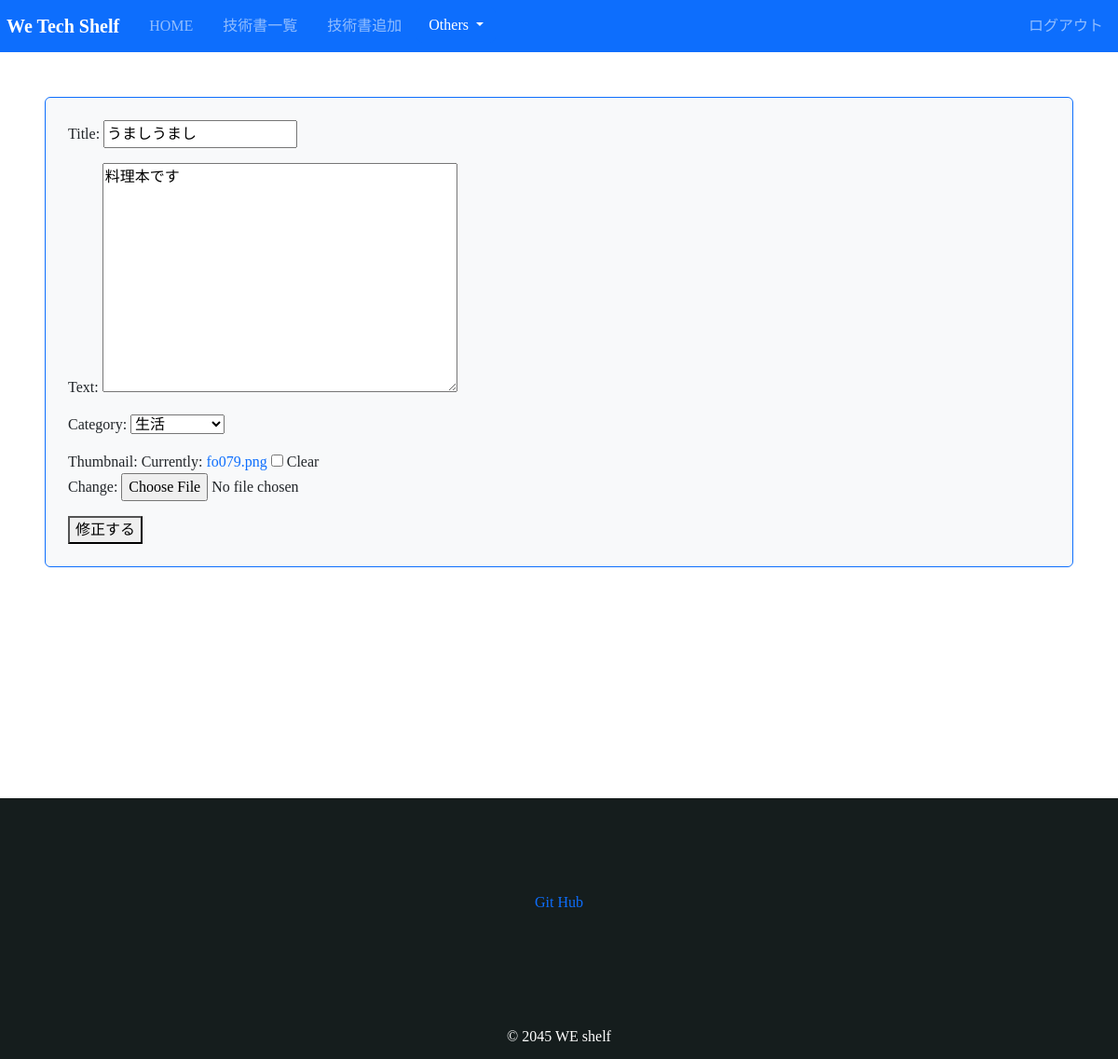
Before: /book/16/update/ (signed in) with the older database file.
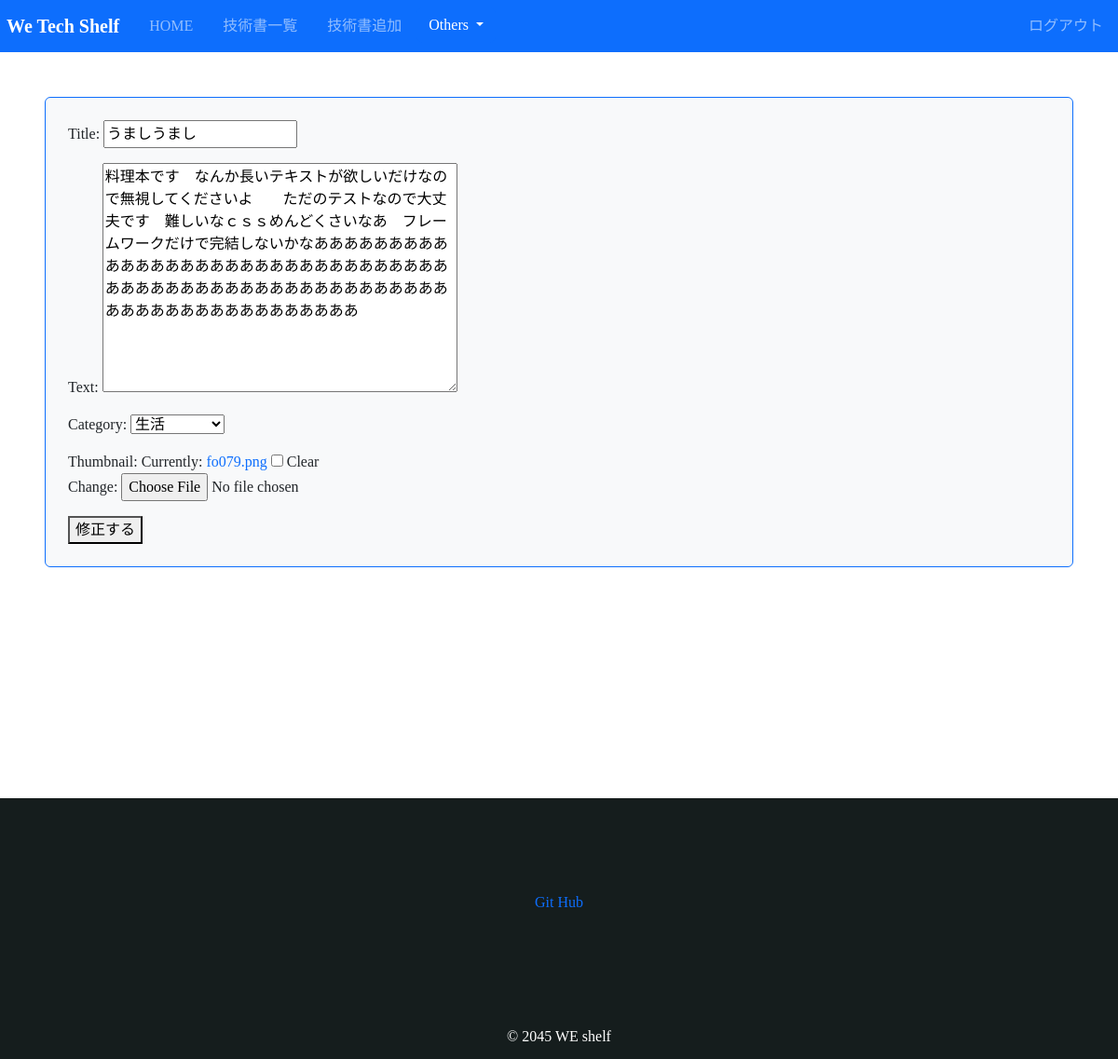
After: the same page with the newer database file.
### book/models.py (models this page shows, shortened)
class Book(models.Model):
    title = models.CharField(max_length=100)
    text = models.TextField()
    thumbnail = models.ImageField(null=True, blank=True)
    category = models.CharField(max_length=100, choices=CATEGORY)
    user = models.ForeignKey('auth.User', on_delete=models.CASCADE)
    price = models.IntegerField(null=True, blank=True)
    url = models.URLField(null=True, blank=True)

### book/views.py (the view, shortened to what this page needs)
# urls.py: path('book/<int:pk>/update/', views.UpdateBookView.as_view(), name = 'update-book'),
class UpdateBookView(LoginRequiredMixin, UpdateView):           #UpdateViewはデータベースのデータを更新する時
    model = Book
    template_name = 'book/book_update.html'
    fields = ['title', 'text', 'category', 'thumbnail']
    def get_object(self, queryset=None):
        obj = super().get_object(queryset)
        if not obj.user == self.request.user:
            raise PermissionDenied
        return obj

### book/templates/book/book_update.html (shortened to what this page needs)
{% extends 'base.html' %}
{% block content %}
    <form method="POST" enctype="multipart/form-data" class="p-4 m-4 bg-light border border-primary rounded form-group">
        {{ form.as_p }}
        <button type="submit">修正する</button>
    </form>
{% endblock content %}

Changed rows visible on the page:
changed Book "うましうまし": text "料理本です" → "料理本です なんか長いテキストが欲しいだけなので無視してくださいよ ただのテストなので大丈夫です 難しいなｃｓｓめんどくさいなあ フレームワークだけで完結しないかなああああああああああああああああああああああああああああああああああああああああああああああああああああああああああああああああああああああああ"
